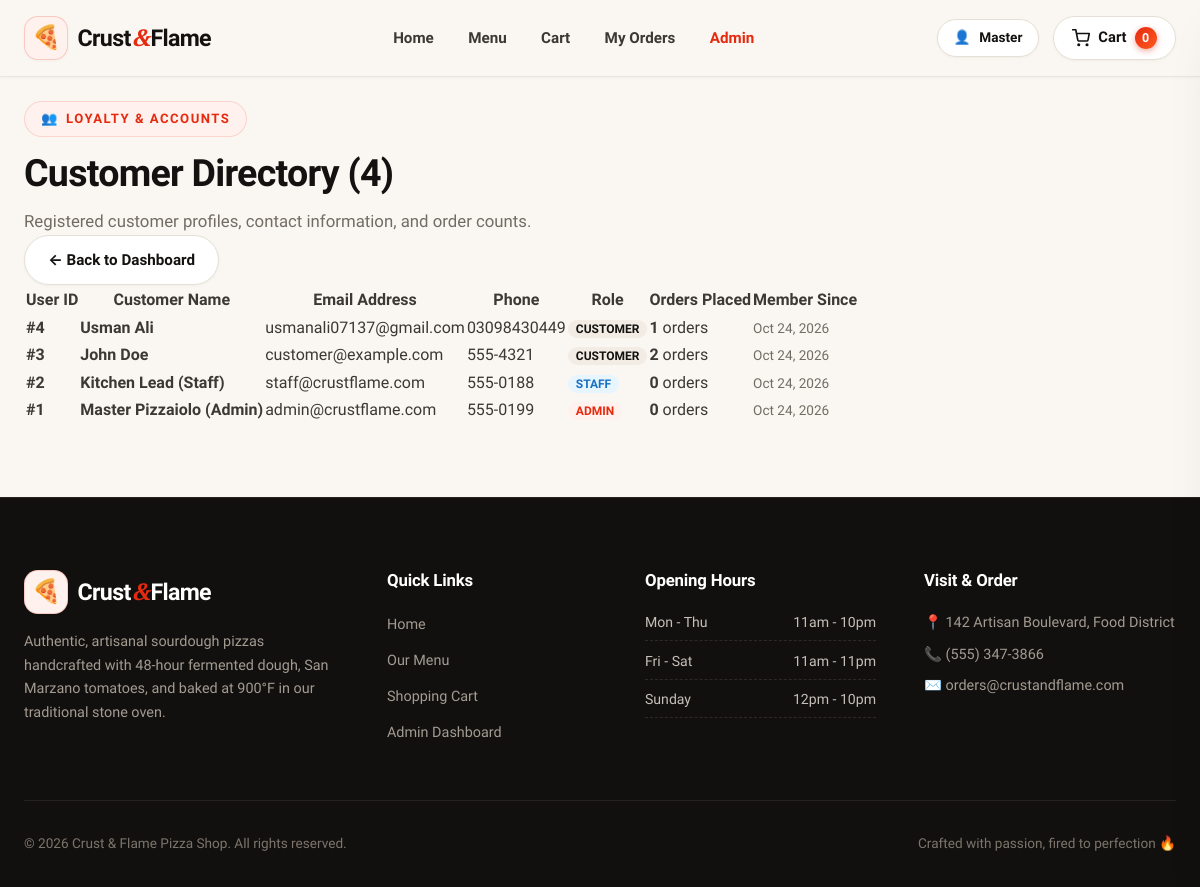
The page /admin/customers (signed in) on the database its author committed.
### app/models/user.py (models this page shows, shortened)
class User(Base):
    __tablename__ = "users"
    id = Column(Integer, primary_key=True, index=True)
    email = Column(String(120), unique=True, index=True, nullable=False)
    hashed_password = Column(String(255), nullable=False)
    full_name = Column(String(100), nullable=False)
    phone = Column(String(30), nullable=True)
    address = Column(String(255), nullable=True)
    role = Column(String(20), default="customer", nullable=False)  # 'customer', 'staff', 'admin'
    loyalty_points = Column(Integer, default=100, nullable=False)
    is_active = Column(Boolean, default=True, nullable=False)
    created_at = Column(DateTime, default=datetime.utcnow)
    orders = relationship("Order", back_populates="user", cascade="all, delete-orphan")
    reviews = relationship("Review", back_populates="user", cascade="all, delete-orphan")

### app/routers/admin.py (the view)
@router.get("/customers", response_class=HTMLResponse)
def admin_customers(
    request: Request,
    current_user: User = Depends(require_role(["admin", "staff"])),
    db: Session = Depends(get_db)
):
    customers = db.query(User).order_by(User.created_at.desc()).all()
    return templates.TemplateResponse(
        "admin/customers.html",
        {"request": request, "user": current_user, "customers": customers}
    )

### app/templates/admin/customers.html (shortened to what this page needs)
{% extends "base.html" %}
{% block content %}
<div class="admin-header">
  <div>
    <div class="section-tag">
      <span>👥</span> Loyalty & Accounts
    </div>
    <h1 class="section-title">Customer Directory ({{ customers|length }})</h1>
    <p class="section-subtitle">
      Registered customer profiles, contact information, and order counts.
    </p>
  </div>
  <div style="display: flex; gap: 0.75rem;">
    <a href="/admin" class="btn btn-secondary">&larr; Back to Dashboard</a>
  </div>
</div>
<div class="admin-card">
  <div class="table-responsive">
    <table class="admin-table">
      <thead>
        <tr>
          <th>User ID</th>
          <th>Customer Name</th>
          <th>Email Address</th>
          <th>Phone</th>
          <th>Role</th>
          <th>Orders Placed</th>
          <th>Member Since</th>
        </tr>
      </thead>
      <tbody>
        {% for cust in customers %}
          <tr>
            <td><strong>#{{ cust.id }}</strong></td>
            <td><strong>{{ cust.full_name }}</strong></td>
            <td>{{ cust.email }}</td>
            <td>{{ cust.phone or 'Not provided' }}</td>
            <td>
              <span style="font-size: 0.75rem; font-weight: 700; padding: 2px 8px; border-radius: var(--radius-full);
                {% if cust.role == 'admin' %}background: var(--primary-soft); color: var(--primary);
                {% elif cust.role == 'staff' %}background: #E7F5FF; color: #1971C2;
                {% else %}background: var(--bg-subtle); color: var(--text-main);{% endif %}">
                {{ cust.role.upper() }}
              </span>
            </td>
            <td><strong>{{ cust.orders|length }}</strong> orders</td>
            <td><span style="font-size: 0.85rem; color: var(--text-muted);">{{ cust.created_at.strftime('%b %d, %Y') }}</span></td>
          </tr>
        {% endfor %}
      </tbody>
    </table>
  </div>
</div>
{% endblock %}

### app/templates/base.html (shortened to what this page needs)
<!DOCTYPE html>
<html lang="en">
  <head>
    <link rel="stylesheet" href="/static/css/main.css" />
  </head>
  <body>
    <div class="site-wrapper">
      <header class="site-header">
        <div class="container">
          <nav class="navbar">
            <a class="brand" href="/" title="Crust & Flame Pizza Shop">
              <span class="brand-icon">🍕</span>
              <span>Crust<span class="brand-highlight">&</span>Flame</span>
            </a>
            <ul class="nav-links">
              <li><a class="nav-link" href="/">Home</a></li>
              <li><a class="nav-link" href="/#menu">Menu</a></li>
              <li><a class="nav-link" href="/cart">Cart</a></li>
              {% if user or (request.state.user is defined and request.state.user) %}
                {% set u = user or request.state.user %}
                <li><a class="nav-link" href="/profile">My Orders</a></li>
                {% if u.is_staff() %}
                  <li><a class="nav-link" href="/admin" style="color: var(--primary); font-weight: 700;">Admin</a></li>
                {% endif %}
              {% endif %}
            </ul>
            <div class="nav-actions">
              {% if user or (request.state.user is defined and request.state.user) %}
                {% set u = user or request.state.user %}
                <a href="/profile" class="btn btn-sm btn-secondary" title="View Profile">
                  <span>👤</span> <span>{{ u.full_name.split(' ')[0] }}</span>
                </a>
              {% else %}
                <a href="/auth/login" class="btn btn-sm btn-secondary" title="Sign In">
                  <span>🔐</span> <span>Sign In</span>
                </a>
              {% endif %}
              <a class="cart-btn" href="/cart" id="header-cart-btn" title="View Cart">
                <svg width="18" height="18" viewBox="0 0 24 24" fill="none" stroke="currentColor" stroke-width="2.2" stroke-linecap="round" stroke-linejoin="round">
                  <circle cx="9" cy="21" r="1"></circle>
                  <circle cx="20" cy="21" r="1"></circle>
                  <path d="M1 1h4l2.68 13.39a2 2 0 0 0 2 1.61h9.72a2 2 0 0 0 2-1.61L23 6H6"></path>
                </svg>
                <span>Cart</span>
                <span class="cart-badge" id="cart-count">0</span>
              </a>
            </div>
          </nav>
        </div>
      </header>
      <main class="main-content">
        <div class="container">
          {% block content %}{% endblock %}
        </div>
      </main>
      <footer class="site-footer">
        <div class="container">
          <div class="footer-grid">
            <div class="footer-col">
              <a class="brand" href="/" style="color: #fff; margin-bottom: 1rem;">
                <span class="brand-icon">🍕</span>
                <span>Crust<span class="brand-highlight">&</span>Flame</span>
              </a>
              <p>
                Authentic, artisanal sourdough pizzas handcrafted with 48-hour fermented dough,
                San Marzano tomatoes, and baked at 900°F in our traditional stone oven.
              </p>
            </div>
            <div class="footer-col">
              <h4>Quick Links</h4>
              <ul class="footer-links">
                <li><a href="/">Home</a></li>
                <li><a href="/#menu">Our Menu</a></li>
                <li><a href="/cart">Shopping Cart</a></li>
                <li><a href="/admin/pizzas">Admin Dashboard</a></li>
              </ul>
            </div>
            <div class="footer-col">
              <h4>Opening Hours</h4>
              <ul class="footer-hours-list">
                <li><span>Mon - Thu</span> <span>11am - 10pm</span></li>
                <li><span>Fri - Sat</span> <span>11am - 11pm</span></li>
                <li><span>Sunday</span> <span>12pm - 10pm</span></li>
              </ul>
            </div>
            <div class="footer-col">
              <h4>Visit & Order</h4>
              <p>📍 142 Artisan Boulevard, Food District</p>
              <p style="margin-top: 0.5rem;">📞 (555) 347-3866</p>
              <p style="margin-top: 0.5rem;">✉️ orders@crustandflame.com</p>
            </div>
          </div>
          <div class="footer-bottom">
            <p>&copy; 2026 Crust & Flame Pizza Shop. All rights reserved.</p>
            <p>Crafted with passion, fired to perfection 🔥</p>
          </div>
        </div>
      </footer>
    </div>
  </body>
</html>

### rows shown on the page
User: full_name "Master", id "1", full_name "Master Pizzaiolo (Admin)", email "admin@crustflame.com", phone "555-0199", role "ADMIN", orders|length "0", created_at "Oct 24, 2026"
User: id "4", full_name "Usman Ali", email "usmanali07137@gmail.com", phone "03098430449", role "CUSTOMER", orders|length "1", created_at "Oct 24, 2026"
User: id "3", full_name "John Doe", email "customer@example.com", phone "555-4321", role "CUSTOMER", orders|length "2", created_at "Oct 24, 2026"
User: id "2", full_name "Kitchen Lead (Staff)", email "staff@crustflame.com", phone "555-0188", role "STAFF", orders|length "0", created_at "Oct 24, 2026"

### other values the page prints
{{ customers|length }} "4"
